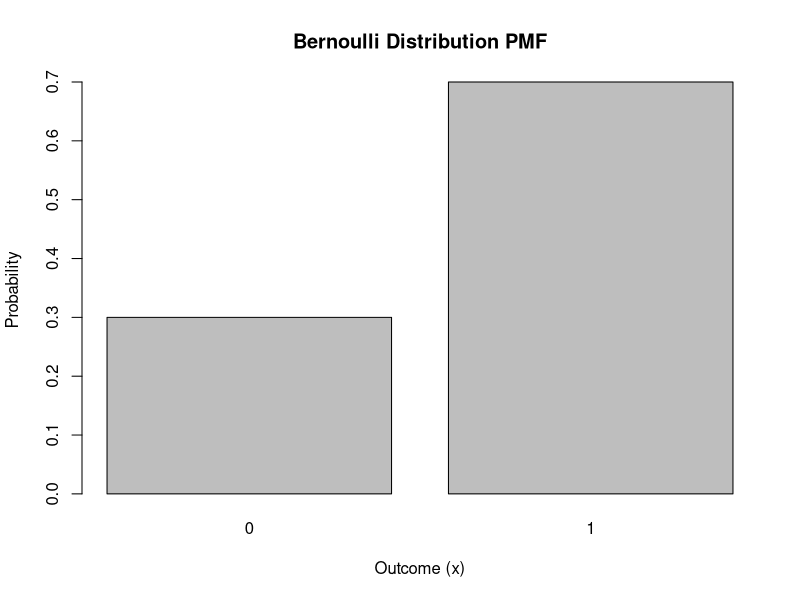
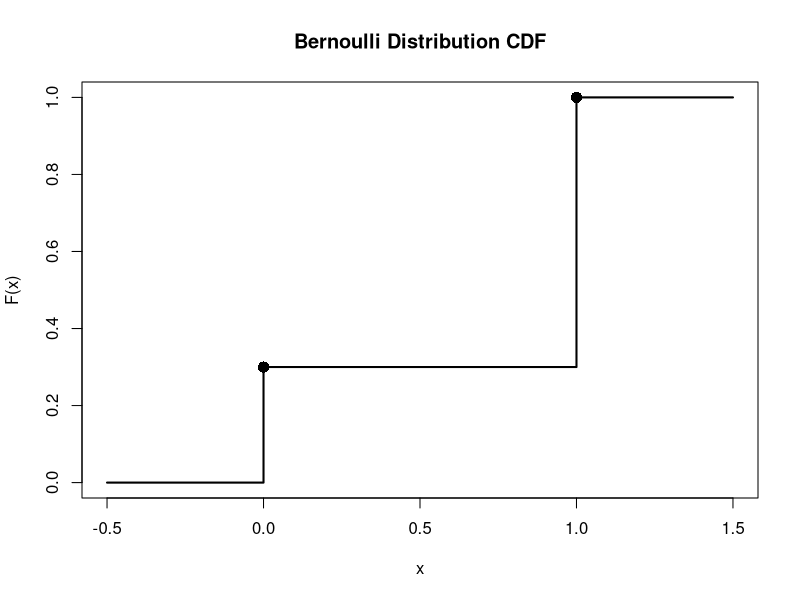

Here is the R script that generated these plots, in order:
## ---- chunk 1
knitr::opts_chunk$set(echo = TRUE)

# R code to demonstrate the Bernoulli Distribution based on the blog post.

# 1. Set the single parameter for the Bernoulli trial:
#    'p' is the probability of success.
#    We will use a value of 0.7 for this example.
p <- 0.7
cat("--------------------------------------------------\n")
cat("Bernoulli Distribution with a success probability (p) of:", p, "\n")
cat("--------------------------------------------------\n\n")

# 2. Probability Mass Function (PMF):
#    This function calculates the probability of a specific outcome (x).
#    The only valid outcomes are x=0 (failure) and x=1 (success).
bernoulli_pmf <- function(x, p) {
  if (x == 1) {
    # If the outcome is a success, the probability is p.
    return(p)
  } else if (x == 0) {
    # If the outcome is a failure, the probability is (1-p).
    return(1 - p)
  } else {
    # For any other outcome, the probability is zero.
    stop("Error: The Bernoulli trial outcome must be 0 or 1.")
  }
}

# Calculate and print the probabilities for success and failure.
prob_success <- bernoulli_pmf(1, p)
prob_failure <- bernoulli_pmf(0, p)
cat("Probability of success (X=1):", prob_success, "\n")
cat("Probability of failure (X=0):", prob_failure, "\n\n")

# 3. Cumulative Distribution Function (CDF):
#    This function calculates the probability that the outcome is less than or
#    equal to a given value (x).
bernoulli_cdf <- function(x, p) {
  if (x < 0) {
    return(0)
  } else if (x >= 0 && x < 1) {
    return(1 - p)
  } else {
    return(1)
  }
}

# Calculate and print the CDF for a few different values.
cdf_at_neg_one <- bernoulli_cdf(-1, p)
cdf_at_zero <- bernoulli_cdf(0, p)
cdf_at_one <- bernoulli_cdf(1, p)
cdf_at_two <- bernoulli_cdf(2, p)
cat("Cumulative Distribution Function (CDF):\n")
cat("  F(-1):", cdf_at_neg_one, "\n")
cat("  F(0):", cdf_at_zero, "\n")
cat("  F(1):", cdf_at_one, "\n")
cat("  F(2):", cdf_at_two, "\n\n")

# 4. Mean and Variance:
#    These are calculated directly from the parameter 'p' as defined in the blog.
bernoulli_mean <- p
bernoulli_variance <- p * (1 - p)
cat("Mean (Expected Value):", bernoulli_mean, "\n")
cat("Variance:", bernoulli_variance, "\n\n")

# 5. Plotting the Distributions

# Plot 1: Probability Mass Function (PMF)
# Create a bar plot to show the probability of each outcome.
outcomes <- c(0, 1)
probabilities <- c(bernoulli_pmf(0, p), bernoulli_pmf(1, p))

# Use a bar plot for a clear visualization of a discrete distribution.
barplot(probabilities, names.arg = outcomes,
        main = "Bernoulli Distribution PMF",
        xlab = "Outcome (x)", ylab = "Probability")

# Plot 2: Cumulative Distribution Function (CDF)
# The CDF of a discrete distribution is a step function.
# We'll create points for the steps and then connect them.
x_values <- c(-0.5, 0, 0, 1, 1, 1.5)
y_values <- c(0, 0, 1-p, 1-p, 1, 1)

# Plot the step function using the type='s' argument.
plot(x_values, y_values, type = "s",
     main = "Bernoulli Distribution CDF",
     xlab = "x", ylab = "F(x)",
     xlim = c(-0.5, 1.5), ylim = c(0, 1),
     lwd = 2)

# Add points to mark the jumps in the step function.
points(c(0, 1), c(1-p, 1), pch = 16, cex = 1.5)
